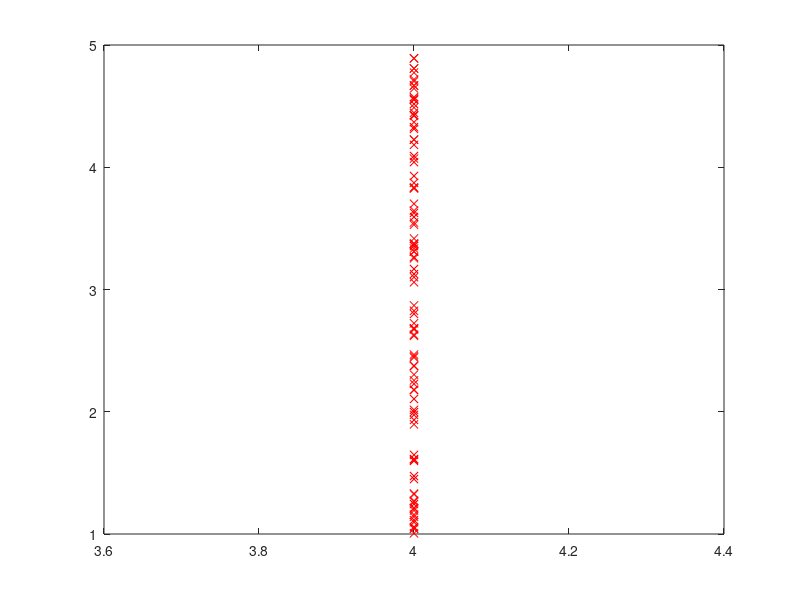

Recreate this plot in MATLAB. (Note: this script raises an error after producing the figure.)
close all
clear all
clc
    
% data randomiser

% straight line
xpoint = 4*ones(1, 100);
ypoint = 1 + (5-1).*rand(1, 100);

%wonky line


%plot
plot(xpoint, ypoint, 'rx');
hold on;
[L1, d1] = LSM(xpoint, ypoint);

if(d1 == 0)
    plot(xpoint, ypoint);
    hold on;
else
    L1Fit = polyval(L1, xpoint);
    plot(L1Fit, 'g');
    hold on;
end